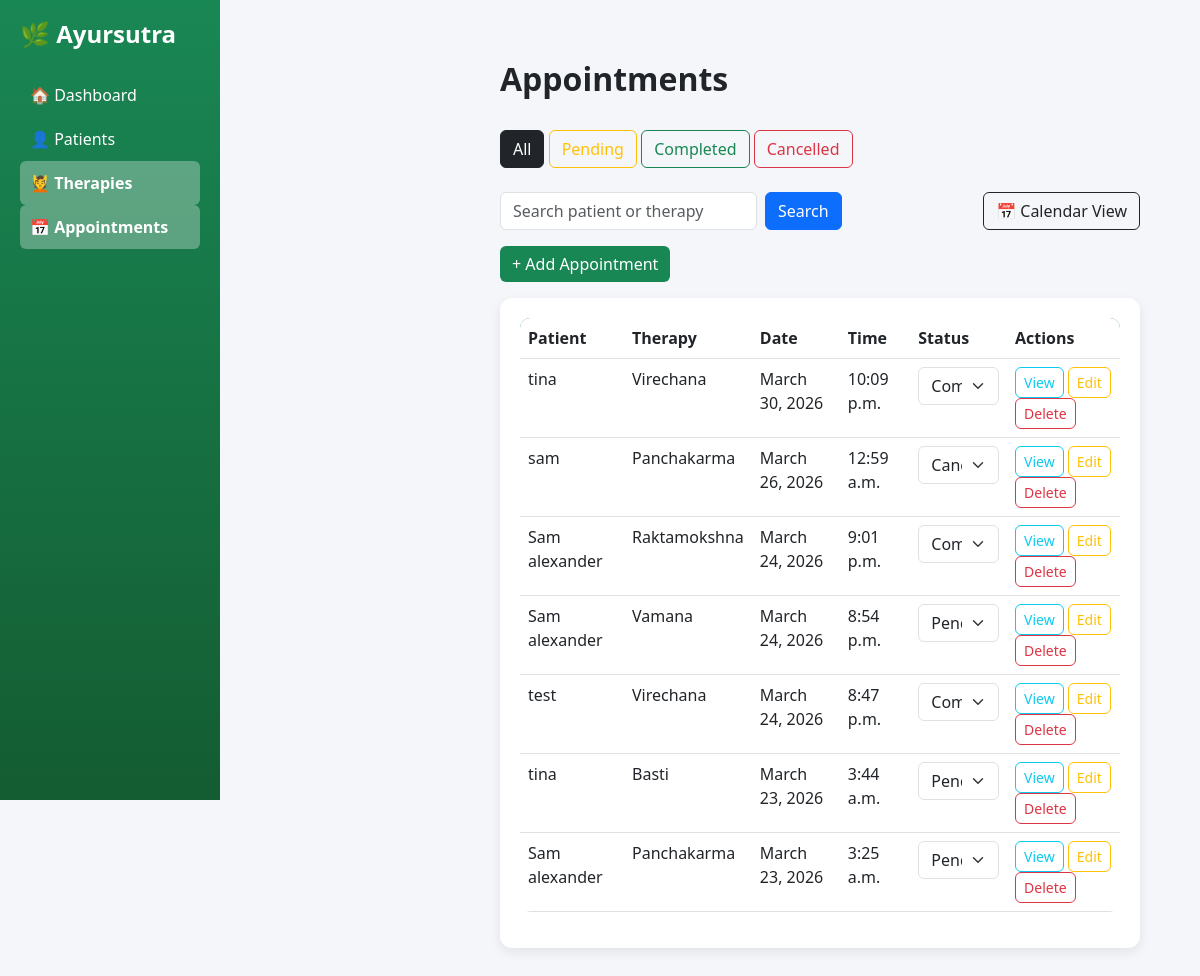
/therapies/appointments/, run on an earlier commit of the app's database.
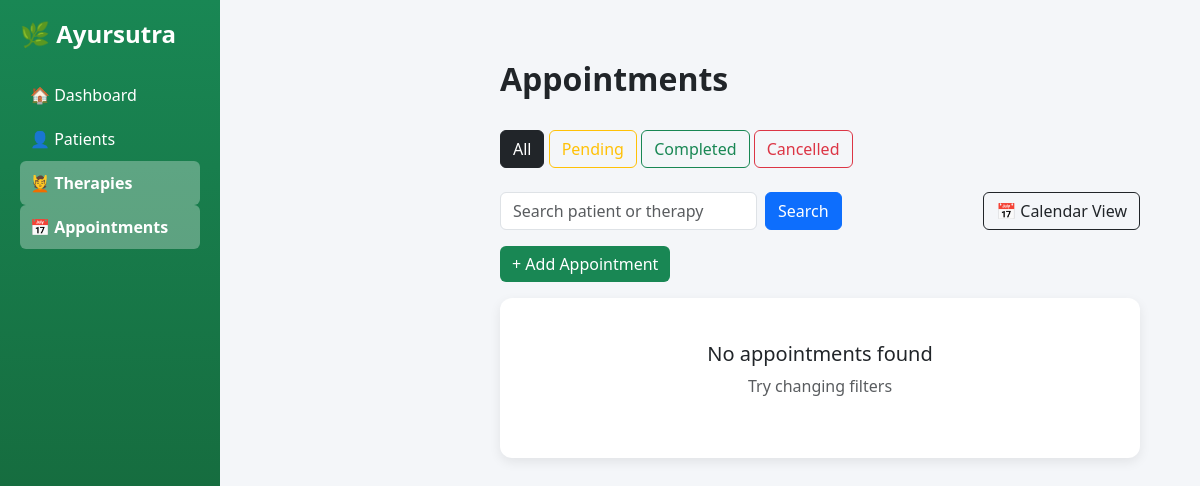
And on a later commit of the database.
### therapies/models.py (models this page shows, shortened)
class Appointment(models.Model):
    STATUS_CHOICES = [
        ('PENDING', 'Pending'),
        ('COMPLETED', 'Completed'),
        ('CANCELLED', 'Cancelled'),
    ]
    patient = models.ForeignKey(Patient, on_delete=models.CASCADE, related_name="therapy_appointments")
    therapy = models.ForeignKey(Therapy, on_delete=models.CASCADE)
    date = models.DateField()
    time = models.TimeField()
    status = models.CharField(
        max_length=10,
        choices=STATUS_CHOICES,
        default='PENDING'
    )
    prescription = models.TextField(blank=True, null=True)
    doctor_notes = models.TextField(blank=True, null=True)

class Therapy(models.Model):
    therapy_name = models.CharField(max_length=100)
    duration = models.IntegerField(help_text="Duration in minutes")
    description = models.TextField()
    precautions = models.TextField(blank=True)
    def __str__(self):
        return self.therapy_name

### patients/models.py (models this page shows, shortened)
class Patient(models.Model):
    GENDER_CHOICES = [
        ('Male', 'Male'),
        ('Female', 'Female'),
        ('Prefer not to say', 'Prefer not to say'),
    ]
    name = models.CharField(max_length=100)
    age = models.IntegerField()
    gender = models.CharField(max_length=25, choices=GENDER_CHOICES)
    phone = models.CharField(max_length=10, validators=[phone_validator])
    user = models.OneToOneField(User, on_delete=models.CASCADE, related_name='patient')
    name = models.CharField(max_length=100)
    phone = models.CharField(max_length=15)
    email = models.EmailField(blank=True, null=True)
    def __str__(self):
        return self.name

### therapies/views.py (the view)
# urls.py: path('appointments/', views.appointment_list, name='appointments'),
def appointment_list(request):
    status_filter = request.GET.get('status')
    query = request.GET.get('q')
    appointments = Appointment.objects.all().order_by('-date', '-time')
    if status_filter:
        appointments = appointments.filter(status=status_filter)
    if query:
     appointments = appointments.filter(
        Q(patient__name__icontains=query) |
        Q(therapy__therapy_name__icontains=query)
    )
    return render(request, 'therapies/appointment_list.html', {
        'appointments': appointments,
        'status_filter': status_filter,
        'query': query
    })

### templates/therapies/appointment_list.html (shortened to what this page needs)
{% extends 'base.html' %}
{% block content %}
<div class="main-content">
    <div class="d-flex justify-content-between align-items-center mb-4">
        <h2>Appointments</h2>
    </div>
    <div class="mb-4">
        <a href="{% url 'appointments' %}"
           class="btn {% if not status_filter %}btn-dark{% else %}btn-outline-dark{% endif %}">
           All
        </a>
        <a href="?status=PENDING"
           class="btn {% if status_filter == 'PENDING' %}btn-warning{% else %}btn-outline-warning{% endif %}">
           Pending
        </a>
        <a href="?status=COMPLETED"
           class="btn {% if status_filter == 'COMPLETED' %}btn-success{% else %}btn-outline-success{% endif %}">
           Completed
        </a>
        <a href="?status=CANCELLED"
           class="btn {% if status_filter == 'CANCELLED' %}btn-danger{% else %}btn-outline-danger{% endif %}">
           Cancelled
        </a>
    </div>
<div class="d-flex justify-content-between mb-3">
    <form method="GET" class="d-flex">
        <input type="text" name="q" value="{{ query|default:'' }}"
               class="form-control me-2" placeholder="Search patient or therapy">
        <button class="btn btn-primary">Search</button>
    </form>
    <a href="{% url 'appointment_calendar' %}" class="btn btn-outline-dark">
        📅 Calendar View
    </a>
</div>
    <a href="{% url 'add_appointment' %}" class="btn btn-success mb-3">
        + Add Appointment
    </a>
    <div class="card">
        <div class="card-body">
            {% if appointments %}
            <table class="table table-hover">
                <thead>
                    <tr>
                        <th>Patient</th>
                        <th>Therapy</th>
                        <th>Date</th>
                        <th>Time</th>
                        <th>Status</th>
                        <th>Actions</th>
                    </tr>
                </thead>
                <tbody>
                    {% for appt in appointments %}
                    <tr>
                        <td>{{ appt.patient }}</td>
                        <td>{{ appt.therapy }}</td>
                        <td>{{ appt.date }}</td>
                        <td>{{ appt.time }}</td>
                       <td>
                        <form method="POST" action="{% url 'update_status' appt.id %}">
                            <select name="status" onchange="this.form.submit()" class="form-select">
                                <option value="PENDING" {% if appt.status == "PENDING" %}selected{% endif %}>Pending</option>
                                <option value="COMPLETED" {% if appt.status == "COMPLETED" %}selected{% endif %}>Completed</option>
                                <option value="CANCELLED" {% if appt.status == "CANCELLED" %}selected{% endif %}>Cancelled</option>
                            </select>
                        </form>
                        </td>
                        <td>
                            <a href="{% url 'appointment_detail' appt.id %}" class="btn btn-sm btn-outline-info">View</a>
                            <a href="{% url 'appointment_edit' appt.id %}" class="btn btn-sm btn-outline-warning">Edit</a>
                            <a href="{% url 'appointment_delete' appt.id %}" class="btn btn-sm btn-outline-danger"
                            onclick="return confirm('Are you sure you want to delete this appointment?');">
                            Delete
                            </a>
                        </td>
                    </tr>
                    {% endfor %}
                </tbody>
            </table>
            {% else %}
                <div class="text-center p-4">
                    <h5>No appointments found</h5>
                    <p class="text-muted">Try changing filters</p>
                </div>
            {% endif %}
        </div>
    </div>
</div>
{% endblock %}

What changed in the data, as far as the page shows it:
removed Appointment: patient "tina", therapy "Virechana", date "March 30, 2026", time "10:09 p.m.", status "Completed"
removed Appointment: patient "sam", therapy "Panchakarma", date "March 26, 2026", time "12:59 a.m.", status "Cancelled"
removed Appointment: patient "Sam alexander", therapy "Raktamokshna", date "March 24, 2026", time "9:01 p.m.", status "Completed"
removed Appointment: patient "Sam alexander", therapy "Vamana", date "March 24, 2026", time "8:54 p.m.", status "Pending"
removed Appointment: patient "test", therapy "Virechana", date "March 24, 2026", time "8:47 p.m.", status "Completed"
removed Appointment: patient "tina", therapy "Basti", date "March 23, 2026", time "3:44 a.m."
removed Appointment: patient "Sam alexander", therapy "Panchakarma", date "March 23, 2026", time "3:25 a.m."
Also different on the page:
text no longer shown: "Patient Therapy Date Time Status Actions"
text now shown: "No appointments found Try changing filters"
